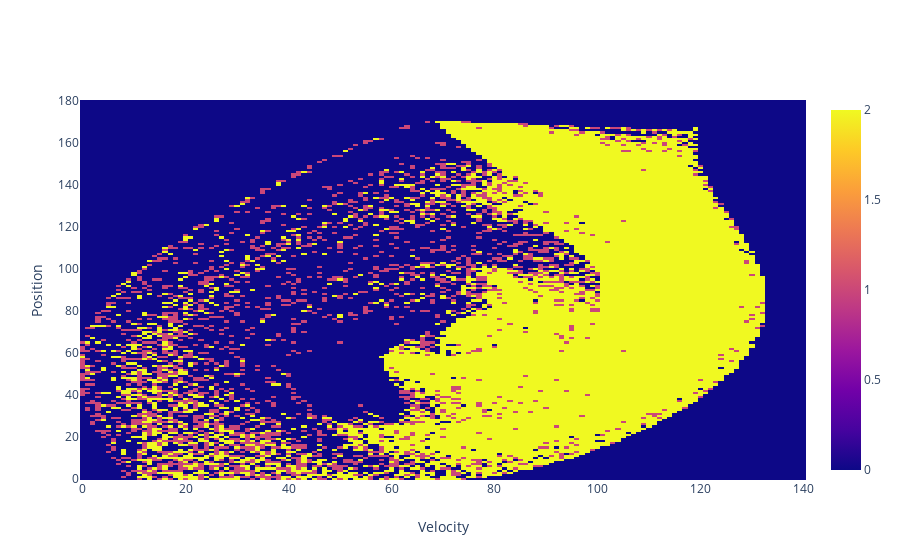
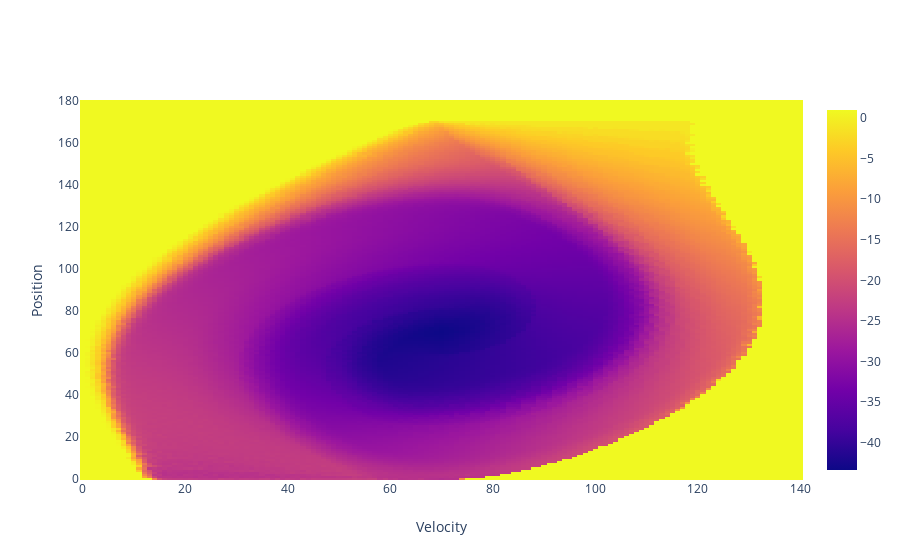

Source (notebook cell) for these figures, in order:
### Code cell
import plotly.graph_objects as go

# env, learning, discount, epsilon, min_eps, episodes
# env, 0.2, 0.98, 0.95, 0, 100000
rewards, Q = QLearning(env, 0.2, 0.98, 0.95, 0, 100000)

Q_opt = np.argmax(Q, axis= 2)
fig = go.Figure(data=go.Heatmap(
                    z=Q_opt))
fig.update_xaxes(title_text='Velocity')
fig.update_yaxes(title_text='Position')
fig.show()


pi_opt = np.max(Q, axis= 2)
fig = go.Figure(data=go.Heatmap(
                    z=pi_opt))
fig.update_xaxes(title_text='Velocity')
fig.update_yaxes(title_text='Position')

fig.show()

### Figure 1 — Plotly figure (JSON) as saved in the notebook; plotly's stock layout.template omitted (floating-point values rounded to 4 significant figures; data arrays with more than 128 entries replaced by an {"elided": "..."} marker saying what was removed)
{"data": [{"type": "heatmap", "z": {"elided": "181x141 int values"}}], "layout": {"xaxis": {"title": {"text": "Velocity"}}, "yaxis": {"title": {"text": "Position"}}}}

### Figure 2 — Plotly figure (JSON) as saved in the notebook; plotly's stock layout.template omitted (floating-point values rounded to 4 significant figures; data arrays with more than 128 entries replaced by an {"elided": "..."} marker saying what was removed)
{"data": [{"type": "heatmap", "z": {"elided": "181x141 float values"}}], "layout": {"xaxis": {"title": {"text": "Velocity"}}, "yaxis": {"title": {"text": "Position"}}}}
